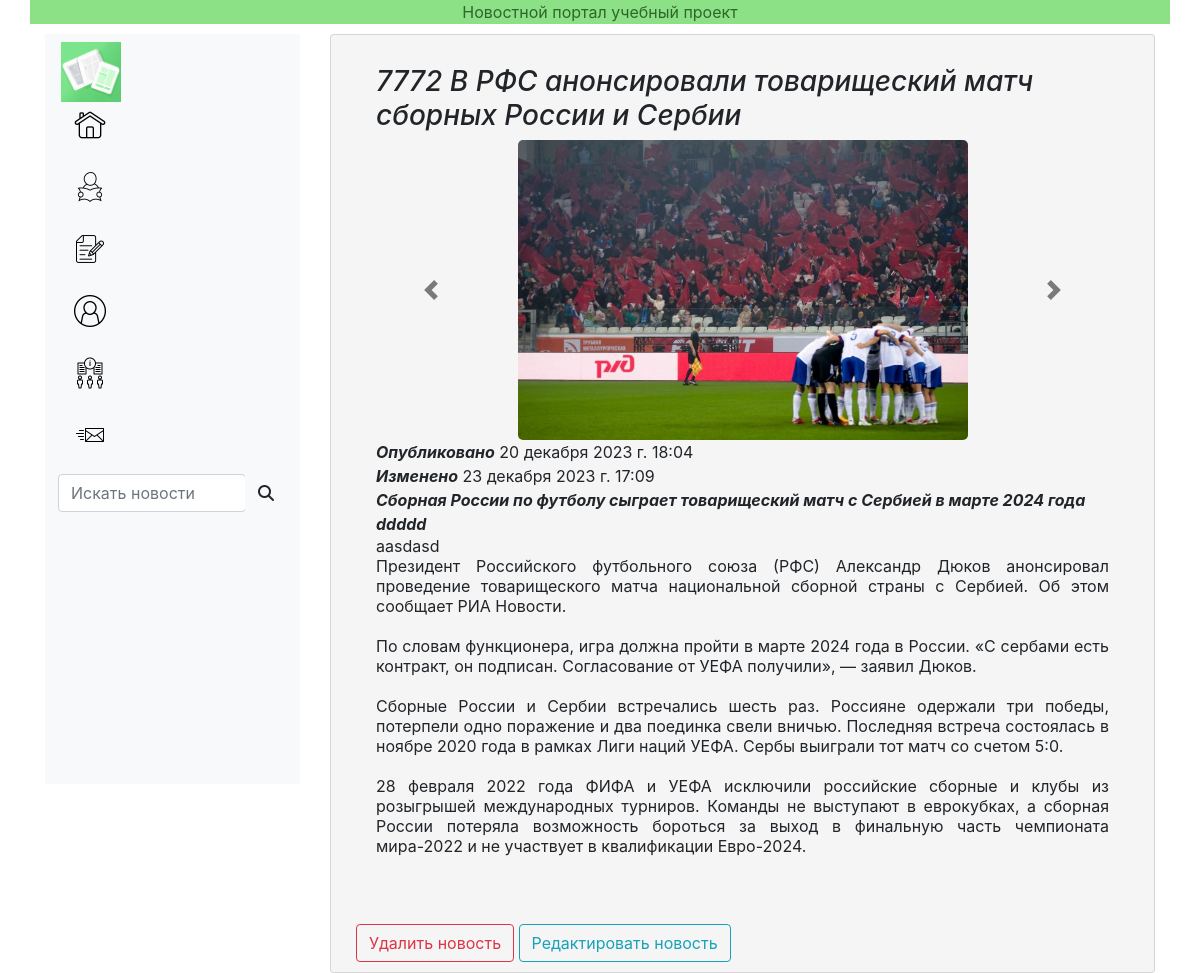
/news/news/5, run on an earlier commit of the app's database.
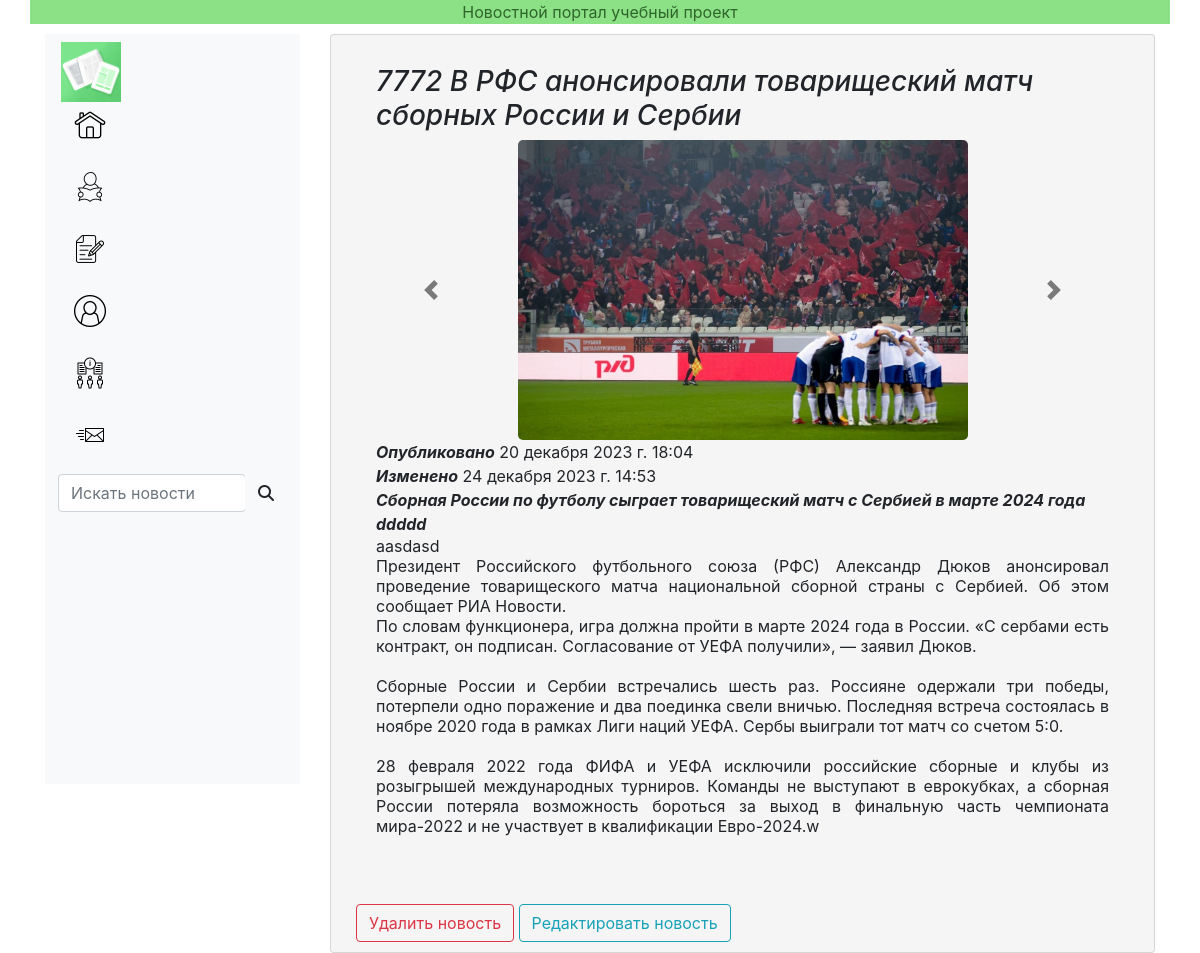
And on a later commit of the database.
### news/models.py (models this page shows, shortened)
class Article(models.Model):
    categories = (('E', 'Экономика'),
                  ('S', 'Наука'),
                  ('IT', 'IT'),
                  ('SP', 'Спорт'),
                  ('N', 'Природа'),
                  ('W', 'Мировые новости'),
                  ('R', 'Региональные новости'),
                  ('C', 'Культура'),
                  ('R', 'Региональные новости'))
    author = models.ForeignKey(User, on_delete=models.SET_NULL, null=True, verbose_name='Автор')
    title = models.CharField('Название', max_length=120, default='')
    anouncement = models.TextField('Аннотация', max_length=250)
    text = models.TextField('Текст новости')
    date = models.DateTimeField('Дата публикации', auto_now_add=True)
    date_change = models.DateTimeField('Дата обновления', auto_now = True)
    category = models.CharField(choices=categories, max_length=20, verbose_name='Категория')
    tags = models.ManyToManyField(to=Tag, blank=True, verbose_name='Тэги')
    status = models.BooleanField(default=True, verbose_name='Статус публикации')
    slug = models.SlugField(verbose_name='Имя в адресной строке')
    objects = models.Manager()
    published = PublishedToday()
    class Meta:
        ordering = ['title','date']
        verbose_name= 'Новость'
        verbose_name_plural='Новости'

### news/views.py (the view)
# urls.py: path('news/<int:pk>', views.ArticleDetailView.as_view(), name = 'news_detail'),
class ArticleDetailView(DetailView):
    model = Article
    template_name = 'news/news_detail.html'
    context_object_name = 'article'
    def get_context_data(self, **kwargs):
        context = super().get_context_data(**kwargs)
        current_object = self.object
        images = Image.objects.filter(article=current_object)
        context['images'] = images
        return context

### news/templates/news/news_detail.html (shortened to what this page needs)
{% extends 'news/news.html' %}
{% load static %}
{% load bootstrap5 %}
{% block body %}
<link rel="stylesheet" href="https://maxcdn.bootstrapcdn.com/bootstrap/4.0.0/css/bootstrap.min.css"
integrity="sha384-Gn5384xqQ1aoWXA+058RXPxPg6fy4IWvTNh0E263XmFcJlSAwiGgFAW/dAiS6JXm">
<div class="card" style="background-color:#f5f5f5">
    <div class="margins5 paddings5">
        <div class="container-fluid">
            <div class="card-body">
                <h3><em> {{ article.title }} </em> </h3>
                    <div id="carouselExampleIndicators" class="carousel slide" data-ride="carousel">
                        <div class="carousel-inner">
                            {% for image in article.image_set.all %}
                            <div class="carousel-item {% if forloop.counter == 1 %} active {% endif %}">
                                <img class="d-block" src="{{ image.image.url }}"
                                        style="margin:auto; height:300px; width:auto; border-radius:5px;">
                            </div>
                            {% endfor %}
                        </div>
                        <a class="carousel-control-prev" href="#carouselExampleIndicators" role="button" data-slide="prev">
                        <span class="carousel-control-prev-icon" aria-hidden="true"></span>
                        </a>
                        <a class="carousel-control-next" href="#carouselExampleIndicators" role="button" data-slide="next">
                        <span class="carousel-control-next-icon" aria-hidden="true"></span>
                        </a>
                    </div>
                <p1> <i><strong>Опубликовано</strong></i> {{ article.date }} </p1> <br>
                <p1> <i><strong>Изменено</strong></i> {{ article.date_change }} </p1> <br>
                <p1 style="text-align: justify;"> <i><strong>{{ article.anouncement }} </strong></i> </p1> <br>
                <p1 class="content_justify lh-sm" style="text-align: justify;"> {{ article.text }} </p1> <br>
            </div> <br>
        <a class="btn btn-outline-danger" href="{% url 'news_delete' article.pk %}">Удалить новость</a>
        <a class="btn btn-outline-info" href="{% url 'news_update' article.pk %}">Редактировать новость</a>
        </div>
    </div>
</div>
{% endblock %}

What changed in the data, as far as the page shows it:
changed Article "7772 В РФС анонсировали товарищеский матч сборных России и Сербии": date_change "23 декабря 2023 г. 17:09" → "24 декабря 2023 г. 14:53"; text "…не участвует в квалификации Евро-2024." → "…не участвует в квалификации Евро-2024.w"
